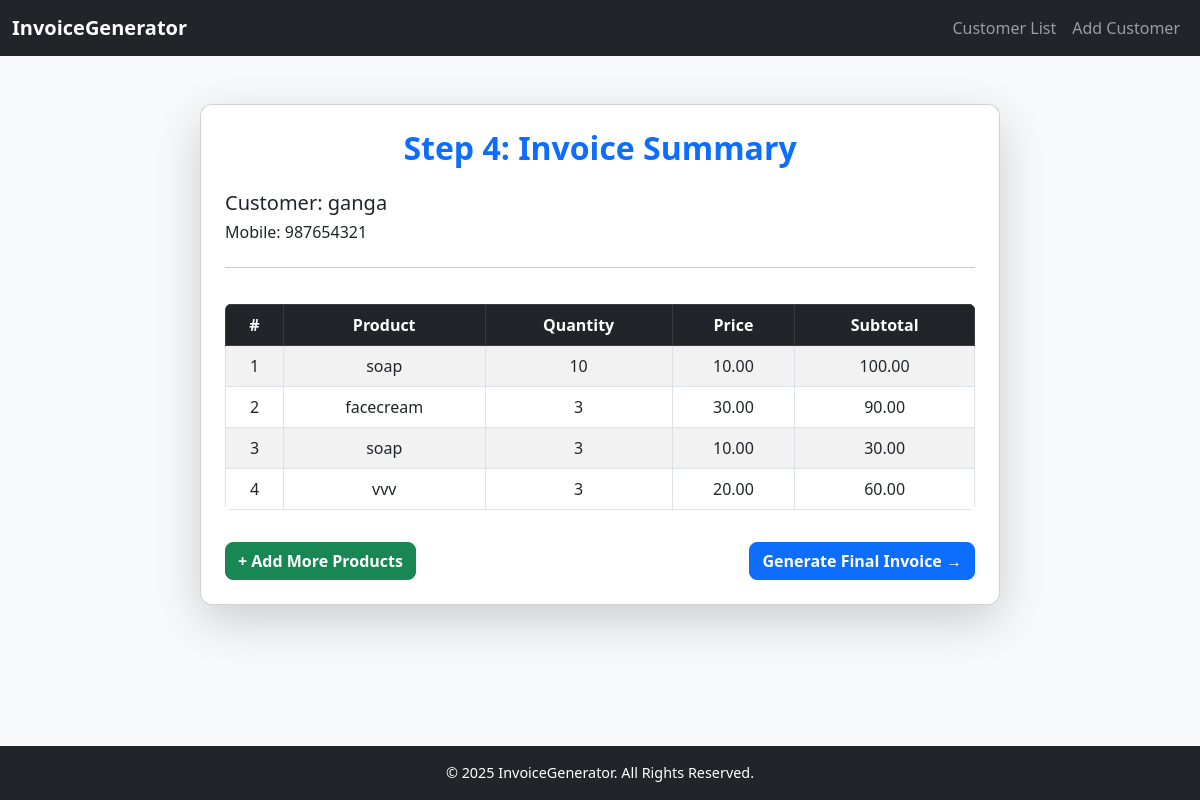
Screenshot of /step4/3/ with the database file from the repository.
### invoice_app/models.py (models this page shows, shortened)
class Invoice(models.Model):
    customer = models.ForeignKey(Customer, on_delete=models.CASCADE)
    created_at = models.DateTimeField(auto_now_add=True)

class Customer(models.Model):
    name = models.CharField(max_length=100)
    mobile = models.CharField(max_length=15)

class InvoiceItem(models.Model):
    invoice = models.ForeignKey(Invoice, related_name="items", on_delete=models.CASCADE)
    product = models.ForeignKey(Product, on_delete=models.CASCADE)
    quantity = models.PositiveIntegerField()
    def subtotal(self):
        return self.quantity * self.product.price

class Product(models.Model):
    name = models.CharField(max_length=100)
    price = models.DecimalField(max_digits=10, decimal_places=2)

### invoice_app/views.py (the view)
# urls.py: path('step4/<int:invoice_id>/', views.step4_invoice_summary, name="step4"),
def step4_invoice_summary(request, invoice_id):
    invoice = get_object_or_404(Invoice, id=invoice_id)
    items = invoice.items.all()
    return render(request, "invoice_app/invoice_summary.html", {"invoice": invoice, "items": items})

### invoice_app/templates/invoice_app/invoice_summary.html (shortened to what this page needs)
{% load static %}
<!DOCTYPE html>
<html lang="en">
<head>
  <link href="https://cdn.jsdelivr.net/npm/bootstrap@5.3.0/dist/css/bootstrap.min.css" rel="stylesheet">
  <link rel="stylesheet" href="{% static 'invoice_app/css/style.css' %}">
</head>
<body class="bg-light d-flex flex-column">
  <nav class="navbar navbar-expand-lg navbar-dark bg-dark">
    <div class="container-fluid">
      <a class="navbar-brand fw-bold" href="#">InvoiceGenerator</a>
      <div class="collapse navbar-collapse" id="navbarNav">
        <ul class="navbar-nav ms-auto">
          <li class="nav-item"><a class="nav-link" href="{% url 'step2' %}">Customer List</a></li>
          <li class="nav-item"><a class="nav-link" href="{% url 'step1' %}">Add Customer</a></li>
        </ul>
      </div>
    </div>
  </nav>
  <div class="container py-5 flex-grow-1">
    <div class="card shadow-lg p-4">
      <h2 class="mb-4 text-center text-primary">Step 4: Invoice Summary</h2>
      <h5>Customer: {{ invoice.customer.name }}</h5>
      <h6>Mobile: {{ invoice.customer.mobile }}</h6>
      <hr>
      <table class="table table-bordered table-striped">
        <thead class="table-dark">
          <tr>
            <th>#</th>
            <th>Product</th>
            <th>Quantity</th>
            <th>Price</th>
            <th>Subtotal</th>
          </tr>
        </thead>
        <tbody>
          {% for item in items %}
          <tr>
            <td>{{ forloop.counter }}</td>
            <td>{{ item.product.name }}</td>
            <td>{{ item.quantity }}</td>
            <td>{{ item.product.price }}</td>
            <td>{{ item.subtotal }}</td>
          </tr>
          {% endfor %}
        </tbody>
      </table>
      <div class="d-flex justify-content-between mt-3">
        <a href="{% url 'step3' invoice.customer.id %}" class="btn btn-success">+ Add More Products</a>
        <a href="{% url 'step5' invoice.id %}" class="btn btn-primary">Generate Final Invoice →</a>
      </div>
    </div>
  </div>
  <footer class="bg-dark text-white text-center py-3 mt-auto">
    <p class="mb-0">&copy; 2025 InvoiceGenerator. All Rights Reserved.</p>
  </footer>
</body>
</html>

### invoice_app/static/invoice_app/css/style.css (style rules this page uses)
html, body { height: 100%; margin: 0; display: flex; flex-direction: column; }
body { font-family: "Segoe UI", Tahoma, Geneva, Verdana, sans-serif; background-color: #f8f9fa; color: #333; min-height: 100vh; }
.card { border-radius: 12px; max-width: 800px; margin: auto; background: #fff; }
h2 { font-weight: bold; color: #0d6efd; text-align: center; }
.btn { font-weight: 600; border-radius: 8px; transition: all 0.2s ease-in-out; }
.table { margin-top: 20px; border-radius: 6px; overflow: hidden; }
.table th { background-color: #212529 !important; color: #fff; text-align: center; }
.table td { text-align: center; vertical-align: middle; }
.navbar-brand { font-weight: bold; font-size: 1.25rem; }
.nav-link { font-weight: 500; }
footer { margin-top: auto; background: #212529; color: #fff; text-align: center; padding: 12px 0; font-size: 0.9rem; }

### rows the page displays
Invoice: customer.name "ganga", customer.mobile "987654321"
InvoiceItem: product.name "soap", quantity "10", product.price "10.00", subtotal "100.00"
InvoiceItem: product.name "facecream", quantity "3", product.price "30.00", subtotal "90.00"
InvoiceItem: product.name "soap", quantity "3", product.price "10.00", subtotal "30.00"
InvoiceItem: product.name "vvv", quantity "3", product.price "20.00", subtotal "60.00"
